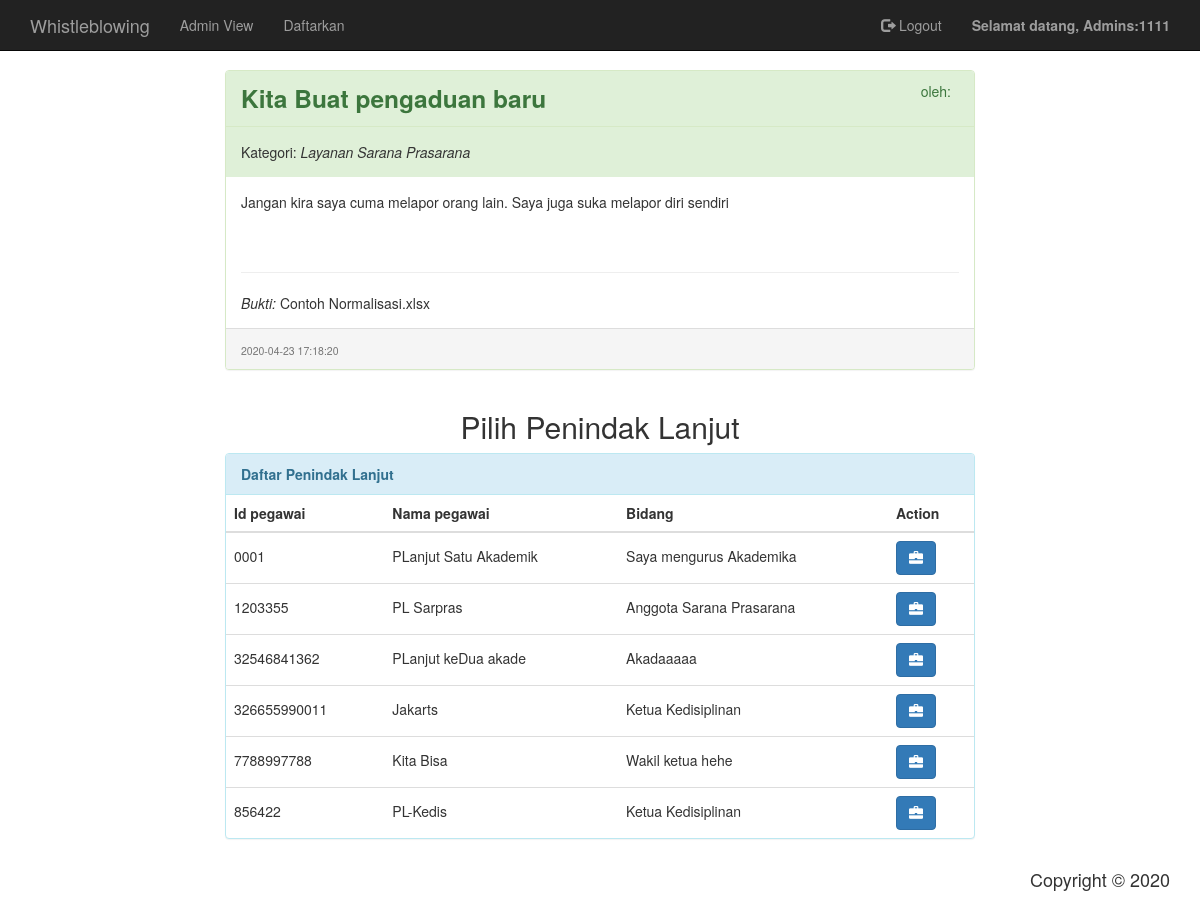
/index.php?view=admin_penugasan&id_pgd=1264 (signed in), run on the app's committed database.
### tables this page shows
CREATE TABLE `pengaduan` (
  `id` int(11) NOT NULL,
  `nim_mahasiswa` char(10) DEFAULT NULL,
  `tanggal_pengaduan` datetime NOT NULL DEFAULT current_timestamp(),
  `judul` varchar(120) NOT NULL,
  `isi` varchar(500) NOT NULL,
  `bukti` varchar(255) DEFAULT NULL,
  `status` enum('Tertunda','Sedang diproses','Selesai') NOT NULL DEFAULT 'Tertunda',
  `id_kategori` int(3) NOT NULL,
  `privasi_pengadu` enum('Anonim','Sebagai Mahasiswa') NOT NULL DEFAULT 'Sebagai Mahasiswa',
  `deskripsi_tindak_lanjut` varchar(300) DEFAULT NULL,
  `tanggal_tindak_lanjut` date DEFAULT NULL
);

CREATE TABLE `kategori` (
  `id` int(3) NOT NULL,
  `nama` varchar(45) NOT NULL
);

CREATE TABLE `penindak_lanjut` (
  `id_pegawai` varchar(12) NOT NULL,
  `user_id` int(11) NOT NULL,
  `bidang` varchar(45) DEFAULT NULL
);

CREATE TABLE `user` (
  `id` int(11) NOT NULL,
  `email` varchar(50) NOT NULL,
  `password` varchar(255) NOT NULL,
  `role` enum('Mahasiswa','Penindak Lanjut','Administrator') DEFAULT NULL,
  `nama` varchar(60) DEFAULT NULL,
  `gender` enum('L','P') DEFAULT 'L',
  `alamat` varchar(100) DEFAULT NULL,
  `no_telp` varchar(15) DEFAULT NULL
);

### class/wb_controller.php (called while the page is built, shortened)
<?php
abstract class WbController
{
    protected static $stConnection;
    public static function create(){
        $conn = mysqli_connect('localhost', 'root', '');
        WbController::$stConnection = $conn;
    }
    public function where($condition){
        $this->condition = $condition;
        return $this;
    }
    public static function executeSelectQuery($col, $from, $where) {
        $sql = "SELECT {$col} FROM {$from} WHERE {$where}";
        return mysqli_query(WbController::$stConnection, $sql);
    }
    public static function getArrayWithForeignModelFromQueryResult($result, $modelClassNameArray) {
        $arrResult = Array();
        $count = 0;
        if (mysqli_num_rows($result) > 0){
            while ($data = mysqli_fetch_array($result)){
                $modelClass = NULL;
                $fkArray = Array();
                $start = 0;
                foreach ($modelClassNameArray as $className => $colCount) {
                    $model = new $className();
                    $dataSlice = array_slice($data, $start, ($colCount * 2));
                    $model->setAllValues($dataSlice);
                    if ($start == 0)
                        $modelClass = $model;
                    else
                        $fkArray[$className] = $model;
                    $start += ($colCount * 2);
                }
                $modelClass->setChildModel($fkArray);
                $arrResult[$count] = $modelClass;
                $count++;
            }
        }
        return $arrResult;
    }
}

### class/model/Pengaduan.php (called while the page is built, shortened)
<?php
class Pengaduan extends WbModel{
	private $tanggal_pengaduan;
	private $judul;
	private $isi;
	private $bukti;
	private $colfunType = 'pengaduan';
	protected function setColumnFunc() {
		$colfun = Array();
		$colfun['pengaduan'] = Array(
			'id' => 'Id',
			'tanggal_pengaduan' => 'TanggalPengaduan',
			'judul' => 'Judul',
			'isi' => 'Isi',
			'bukti' => 'Bukti',
			'status' => 'Status',
			'privasi_pengadu' => 'PrivasiPengadu',
			'deskripsi_tindak_lanjut' => 'DeskripsiTindakLanjut',
			'tanggal_tindak_lanjut' => 'TanggalTindakLanjut',
			'nim_mahasiswa' => 'NimMahasiswa',
			'id_kategori' => 'IdKategori'
		);
		$colfun['basic_pengaduan_insert'] = Array(
			'nim_mahasiswa' => 'NimMahasiswa',
			'judul' => 'Judul',
			'isi' => 'Isi',
			'bukti' => 'Bukti',
			'id_kategori' => 'IdKategori',
			'privasi_pengadu' => 'PrivasiPengadu'
		);
		$this->columnFunc = $colfun[$this->colfunType];
	}
	public function getTanggalPengaduan(){
		return $this->tanggal_pengaduan;
	}
	public function setTanggalPengaduan($tanggal_pengaduan) {
		$this->tanggal_pengaduan = $tanggal_pengaduan;
	}
	public function getJudul(){
		return $this->judul;
	}
	public function setJudul($judul) {
		$this->judul = $judul;
	}
	public function getIsi(){
		return $this->isi;
	}
	public function setIsi($isi) {
		$this->isi = $isi;
	}
	public function getBukti(){
		return $this->bukti;
	}
	public function setBukti($bukti) {
		$this->bukti = $bukti;
	}
}

### class/model/Mahasiswa.php (called while the page is built, shortened)
<?php
class Mahasiswa extends WbModel{
	protected function setColumnFunc(){
		$colfun = Array(
			"nim" => "Nim",
			"user_id" => "UserId",
			"kode_prodi" => "Prodi"
		);
		$this->columnFunc = $colfun;
	}
}

### class/model/Kategori.php (called while the page is built, shortened)
<?php
class Kategori extends WbModel{
	private $nama;
	protected function setColumnFunc(){
		$colfun = Array(
			'id' => 'Id',
			'nama' => 'Nama'
		);
		$this->columnFunc = $colfun;
	}
  	public function getNama(){
		return $this->nama;
	}
	public function setNama($nama) {
		$this->nama = $nama;
	}
}

### class/controller/PengaduanController.php (called while the page is built, shortened)
<?php
class PengaduanController extends WbController {
    public function joinSelect() {
        $condition = !is_null($this->condition) ? $this->condition : 1;
        $pgd = new Pengaduan();
        $mhs = new Mahasiswa();
        $kat = new Kategori();
        $colPgd = array_map(
            function($x) { return 'pengaduan.'.$x.' as p_'.$x; },
            array_slice($pgd->getColumns(), 0, 9)
        );
        $colMhs = array_map(
            function($x) { return 'mahasiswa.'.$x.' as m_'.$x; },
            $mhs->getColumns()
        );
        $colKat = array_map(
            function($x) { return 'kategori.'.$x.' as k_'.$x; },
            $kat->getColumns()
        );
        $colArr = array_merge($colPgd, $colMhs, $colKat);
        $col = implode(", ", $colArr);
        $table = "(pengaduan LEFT JOIN mahasiswa ON pengaduan.nim_mahasiswa = mahasiswa.nim)
                    LEFT JOIN kategori ON pengaduan.id_kategori = kategori.id";
        $result = WbController::executeSelectQuery($col, $table, $condition);
        $modelClassArr = Array(
            "Pengaduan" => count($colPgd),
            "Mahasiswa" => count($colMhs),
            "Kategori" => count($colKat)
        );
        $resultArr = WbController::getArrayWithForeignModelFromQueryResult($result, $modelClassArr);
        return $resultArr;
    }
    public function joinSelectOne(){
        $result = $this->joinSelect();
        if (!is_null($result) && count($result) > 0)
            return $result[0];
    }
}

### class/wb_model.php (called while the page is built, shortened)
<?php
abstract class WbModel {
    protected $columnFunc;
    protected $childModelArray;
    public function getColumnFunc() {
        return $this->columnFunc;
    }
    public function getChildModel($modelName) {
        return $this->childModelArray[$modelName];
    }
    public function setChildModel($modelArray) {
        $this->childModelArray = $modelArray;
    }
    public function setAllValues($data, $assoc = false) {
        $colfun = $this->getColumnFunc();
        $i = -1;
    }
    public function getColumns(){
        return array_keys($this->columnFunc);
    }
}

### class/model/PenindakLanjut.php (called while the page is built, shortened)
<?php
class PenindakLanjut extends WbModel{
	private $id_pegawai;
	private $bidang;
  	protected function setColumnFunc(){
		$colfun = Array(
			'id_pegawai' => 'IdPegawai',
			'bidang' => 'Bidang',
			'user_id' => 'UserId'
		);
		$this->columnFunc = $colfun;
	}
	public function getIdPegawai(){
		return $this->id_pegawai;
	}
	public function setIdPegawai($id_pegawai) {
		$this->id_pegawai = $id_pegawai;
	}
	public function getBidang(){
		return $this->bidang;
	}
	public function setBidang($bidang) {
		$this->bidang = $bidang;
	}
}

### class/model/User.php (called while the page is built, shortened)
<?php
class User extends WbModel{
	private $nama;
	protected function setColumnFunc() {
		$colfun = Array(
			"id" => "Id",
			"email" => "Email",
			"password" => "Password",
			"role" => "Role",
			"nama" => "Nama",
			"gender" => "Gender",
			"alamat" => "Alamat",
			"no_telp" => "NoTelp"
		);
		$this->columnFunc = $colfun;
	}
	function setNama($nama){
		$this->nama = $nama;
	}
	function getNama(){
		return $this->nama;
	}
}

### class/controller/PenindakLanjutController.php (called while the page is built, shortened)
<?php
class PenindakLanjutController extends WbController {
    public function joinSelect() {
        $condition = !is_null($this->condition) ? $this->condition : 1;
        $plj = new PenindakLanjut();
        $user = new User();
        $colPlj = array_map(
            function($x) { return 'penindak_lanjut.'.$x.' as p_'.$x; },
            array_slice($plj->getColumns(), 0, 2)
        );
        $colUser = array_map(
            function($x) { return 'user.'.$x.' as u_'.$x; },
            $user->getColumns()
        );
        $colArr = array_merge($colPlj, $colUser);
        $col = implode(", ", $colArr);
        $table = "penindak_lanjut LEFT JOIN user ON penindak_lanjut.user_id = user.id";
        $result = WbController::executeSelectQuery($col, $table, $condition);
        $modelClassArr = Array(
            "PenindakLanjut" => count($colPlj),
            "User" => count($colUser),
        );
        $resultArr = WbController::getArrayWithForeignModelFromQueryResult($result, $modelClassArr);
        return $resultArr;
    }
}

### page/admin_penugasan.php (the view, shortened to what this page needs)
<?php
if (isset($_GET['id_pgd'])){
    require_once "class/controller/PengaduanController.php";
    require_once "class/controller/PenindakLanjutController.php";
    require_once "class/model/Pengaduan.php";
    require_once "class/model/Mahasiswa.php";
    require_once "class/model/Kategori.php";
    require_once "class/model/PenindakLanjut.php";
    require_once "class/model/User.php";
    $pengaduanCt = new PengaduanController();
    $c = "pengaduan.id = '".$_GET['id_pgd']."'";
    $pengaduan = $pengaduanCt->where($c)->joinSelectOne();
    $pLanjutCt = new PenindakLanjutController();
    $pLanjut = $pLanjutCt->joinSelect();
}
?>
<div class="row">
    <div class="col-sm-0 col-md-1 col-lg-2"></div>
    <div class="col-sm-12 col-md-10 col-lg-8">
    <?php if (!is_null($pengaduan)): ?>
        <div class="panel panel-success">
            <div class="panel-heading">
                <b style="font-size: 1.75em;"><?php echo $pengaduan->getJudul() ?></b>
                <span style="position: absolute; right:5%;">oleh:
                <span class="label label-success"><?php echo $pengaduan->getPrivasiPengadu() == 'Anonim' ? 'Anonim' : $pengaduan->getNimMahasiswa() ?></span></span>
            </div>
            <div class="panel-body bg-success">
                Kategori: <i><?php echo $pengaduan->getChildModel("Kategori")->getNama() ?></i>
            </div>
            <div class="panel-body wb-panel-content">
                <?php echo $pengaduan->getIsi() ?><br><br><br><hr>
                <i>Bukti:  </i>
                <?php echo $pengaduan->getBukti() == '' ? 'Tidak ada' : $pengaduan->getBukti() ?>
            </div>
            <div class="panel-footer">
                <span class="text-muted" style="font-size:0.75em;"><?php echo $pengaduan->getTanggalPengaduan() ?></span>
            </div>
        </div>
    <?php endif ?>
    </div>
    <div class="col-sm-0 col-md-1 col-lg-2"></div>
</div>
<div class="row">
    <div class="col-xs-12">
        <div class="text-center">
            <h2>Pilih Penindak Lanjut</h2>
        </div>
    </div>
</div>
<div class="row">
    <div class="col-sm-0 col-md-1 col-lg-2"></div>
    <div class="col-sm-12 col-md-10 col-lg-8">
        <div class="panel panel-info">
            <div class="panel-heading">
                <b>Daftar Penindak Lanjut</b>
            </div>
            <table class="table">
                <thead>
                    <th>Id pegawai</th>
                    <th>Nama pegawai</th>
                    <th>Bidang</th>
                    <th>Action</th>
                </thead>
                <tbody>
                    <?php foreach ($pLanjut as $p):?>
                        <tr>
                            <td><?php echo $p->getIdPegawai() ?></td>
                            <td><?php echo $p->getChildModel("User")->getNama() ?></td>
                            <td><?php echo $p->getBidang() ?></td>
                            <td>
                                <a href="#" class="btn btn-primary">
                                    <span class="glyphicon glyphicon-briefcase"></span>
                                </a>
                            </td>
                        </tr>
                    <?php endforeach ?>
                </tbody>
            </table>
        </div>
    </div>
    <div class="col-sm-0 col-md-1 col-lg-2"></div>
</div>

### style/wbstyle.css (style rules this page uses)
td { vertical-align: baseline !important; }
div.wb-panel-content { min-height: 150px; }

### data on the page
pengaduan: judul "Kita Buat pengaduan baru", id_kategori.nama "Layanan Sarana Prasarana", isi "Jangan kira saya cuma melapor orang lain. Saya juga suka melapor diri sendiri", bukti "Contoh Normalisasi.xlsx", tanggal_pengaduan "2020-04-23 17:18:20"
penindak_lanjut: id_pegawai "0001", user.nama "PLanjut Satu Akademik", bidang "Saya mengurus Akademika"
penindak_lanjut: id_pegawai "1203355", user.nama "PL Sarpras", bidang "Anggota Sarana Prasarana"
penindak_lanjut: id_pegawai "32546841362", user.nama "PLanjut keDua akade", bidang "Akadaaaaa"
penindak_lanjut: id_pegawai "326655990011", user.nama "Jakarts", bidang "Ketua Kedisiplinan"
penindak_lanjut: id_pegawai "7788997788", user.nama "Kita Bisa", bidang "Wakil ketua hehe"
penindak_lanjut: id_pegawai "856422", user.nama "PL-Kedis", bidang "Ketua Kedisiplinan"

### other printed values
$_SESSION['user_nama'] "Admins"
$_SESSION['user_id'] "1111"
